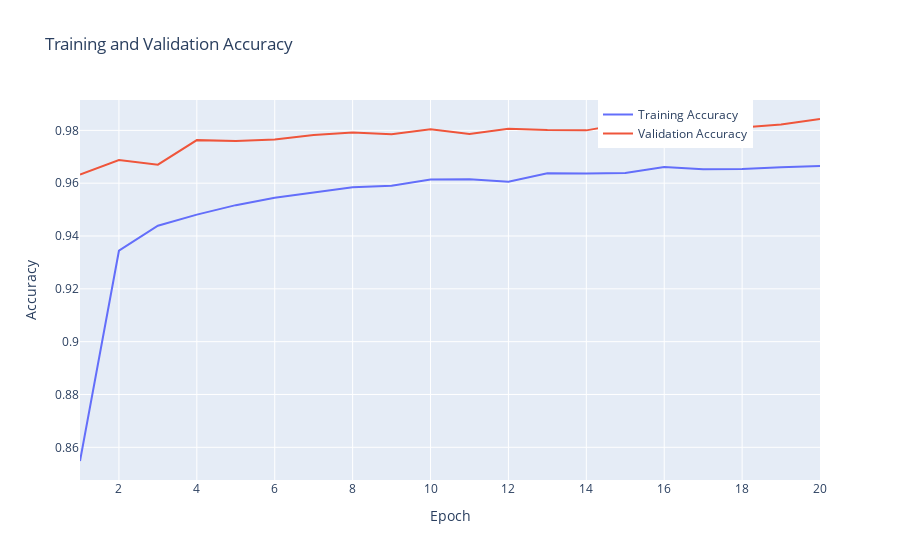
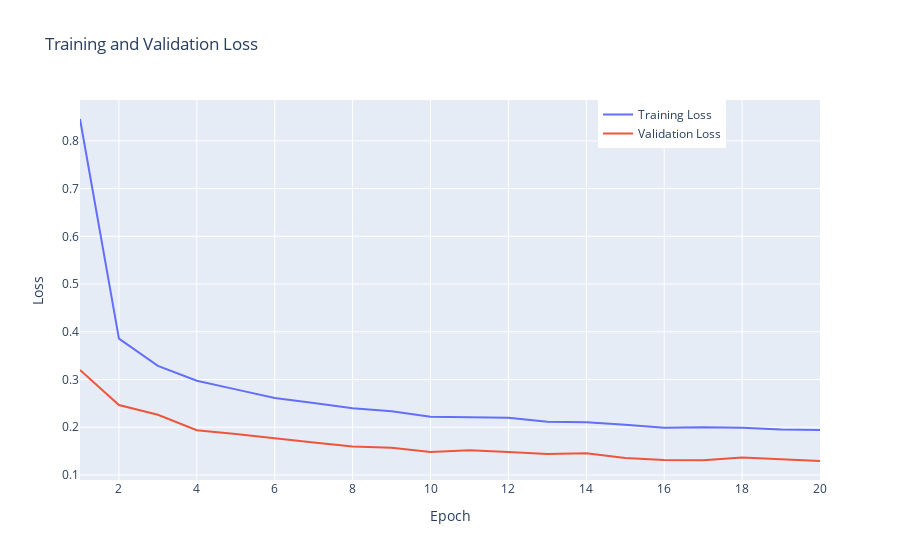

The code cell stored with these charts, in order, in its notebook:
### Markdown cell above
## Performing Data Visualization on Regularization

### Code cell
# Create interactive line plots for accuracy
fig_accuracy = go.Figure()

fig_accuracy.add_trace(go.Scatter(x=list(range(1, len(history.history['accuracy']) + 1)),
                                  y=history.history['accuracy'],
                                  mode='lines',
                                  name='Training Accuracy'))

fig_accuracy.add_trace(go.Scatter(x=list(range(1, len(history.history['val_accuracy']) + 1)),
                                  y=history.history['val_accuracy'],
                                  mode='lines',
                                  name='Validation Accuracy'))

fig_accuracy.update_layout(title='Training and Validation Accuracy',
                           xaxis_title='Epoch',
                           yaxis_title='Accuracy',
                           legend=dict(x=0.7, y=1))

fig_accuracy.show()

# Create interactive line plots for loss
fig_loss = go.Figure()

fig_loss.add_trace(go.Scatter(x=list(range(1, len(history.history['loss']) + 1)),
                              y=history.history['loss'],
                              mode='lines',
                              name='Training Loss'))

fig_loss.add_trace(go.Scatter(x=list(range(1, len(history.history['val_loss']) + 1)),
                              y=history.history['val_loss'],
                              mode='lines',
                              name='Validation Loss'))

fig_loss.update_layout(title='Training and Validation Loss',
                       xaxis_title='Epoch',
                       yaxis_title='Loss',
                       legend=dict(x=0.7, y=1))

fig_loss.show()

### Figure 1 — Plotly figure (JSON) as saved in the notebook; plotly's stock layout.template omitted (floating-point values rounded to 4 significant figures)
{"data": [{"mode": "lines", "name": "Training Accuracy", "type": "scatter", "x": [1, 2, 3, 4, 5, 6, 7, 8, 9, 10, 11, 12, 13, 14, 15, 16, 17, 18, 19, 20], "y": [0.8548, 0.9344, 0.9439, 0.9481, 0.9517, 0.9545, 0.9565, 0.9585, 0.959, 0.9614, 0.9615, 0.9606, 0.9638, 0.9637, 0.9639, 0.9661, 0.9653, 0.9654, 0.966, 0.9665]}, {"mode": "lines", "name": "Validation Accuracy", "type": "scatter", "x": [1, 2, 3, 4, 5, 6, 7, 8, 9, 10, 11, 12, 13, 14, 15, 16, 17, 18, 19, 20], "y": [0.9633, 0.9688, 0.967, 0.9763, 0.976, 0.9765, 0.9782, 0.9792, 0.9785, 0.9804, 0.9786, 0.9806, 0.9801, 0.98, 0.9826, 0.9818, 0.9831, 0.9811, 0.9822, 0.9843]}], "layout": {"legend": {"x": 0.7, "y": 1}, "title": {"text": "Training and Validation Accuracy"}, "xaxis": {"title": {"text": "Epoch"}}, "yaxis": {"title": {"text": "Accuracy"}}}}

### Figure 2 — Plotly figure (JSON) as saved in the notebook; plotly's stock layout.template omitted (floating-point values rounded to 4 significant figures)
{"data": [{"mode": "lines", "name": "Training Loss", "type": "scatter", "x": [1, 2, 3, 4, 5, 6, 7, 8, 9, 10, 11, 12, 13, 14, 15, 16, 17, 18, 19, 20], "y": [0.8458, 0.3857, 0.3284, 0.2973, 0.2793, 0.2613, 0.2507, 0.2398, 0.2335, 0.2219, 0.2209, 0.2198, 0.2114, 0.2107, 0.205, 0.199, 0.2001, 0.1989, 0.1954, 0.1942]}, {"mode": "lines", "name": "Validation Loss", "type": "scatter", "x": [1, 2, 3, 4, 5, 6, 7, 8, 9, 10, 11, 12, 13, 14, 15, 16, 17, 18, 19, 20], "y": [0.32, 0.2466, 0.2262, 0.1938, 0.1857, 0.1762, 0.1678, 0.1596, 0.1571, 0.1483, 0.1516, 0.148, 0.1442, 0.1457, 0.1353, 0.1316, 0.1306, 0.1367, 0.1325, 0.1292]}], "layout": {"legend": {"x": 0.7, "y": 1}, "title": {"text": "Training and Validation Loss"}, "xaxis": {"title": {"text": "Epoch"}}, "yaxis": {"title": {"text": "Loss"}}}}
